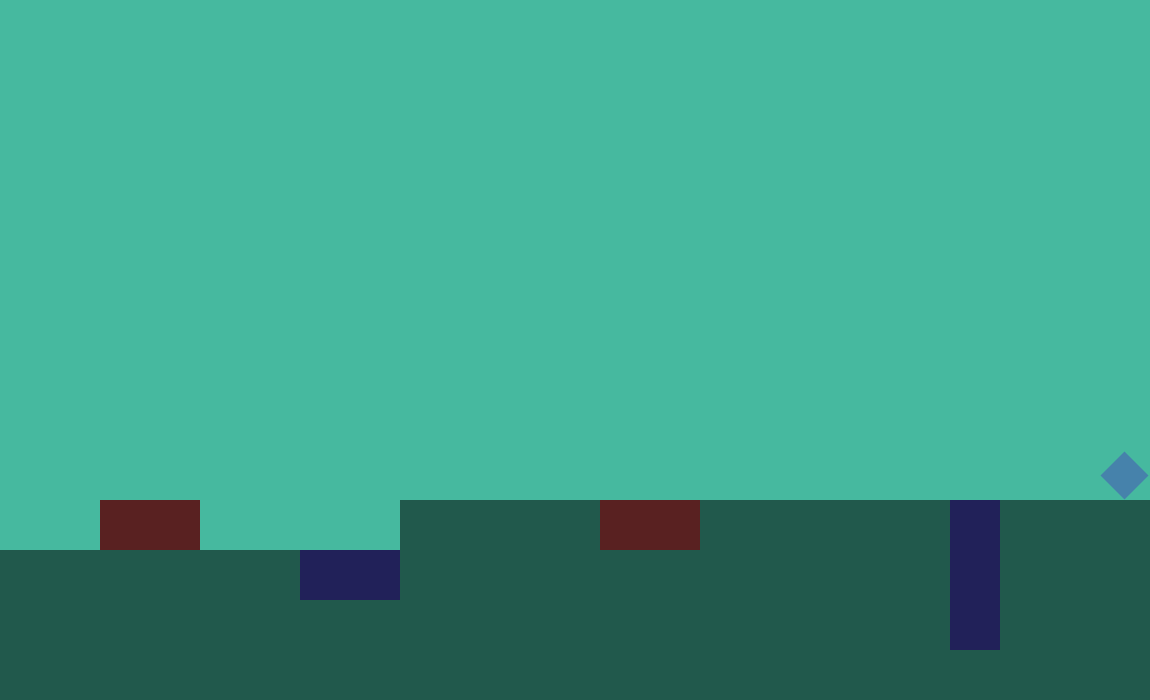

Below is a game level as drawn by its tile map, then a one-line description and the .tmx that defines it (tile-layer data replaced by summaries):
An orthogonal 23x14 tile map with 50x50 px tiles, 2 tile layers (up, down).

<map version="1.0" orientation="orthogonal" renderorder="left-down" width="23" height="14" tilewidth="50" tileheight="50" nextobjectid="1">
 <tileset firstgid="1" source="colorsheet.tsx" />
 <layer name="up" width="23" height="14">
  <data>[322 cells, 236 non-empty, 1 distinct tile ids]</data>
 </layer>
 <layer name="down" width="23" height="14" opacity="0.48">
  <data>[322 cells, 87 non-empty, 4 distinct tile ids]</data>
 </layer>
</map>
